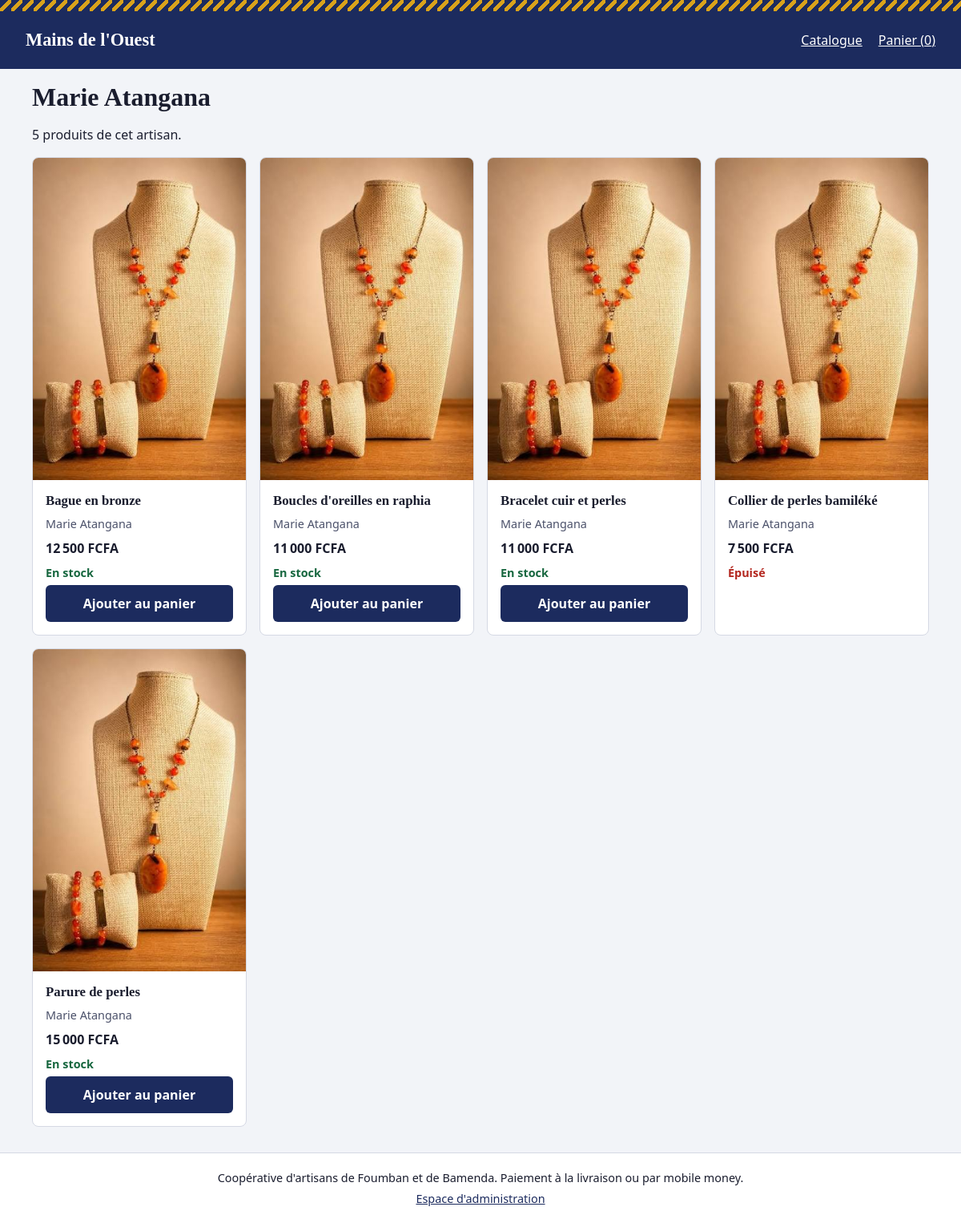
The page /artisan/Marie Atangana on the database its author committed.
### tables this page shows
CREATE TABLE produits (
    id           INTEGER PRIMARY KEY AUTOINCREMENT,
    nom          TEXT    NOT NULL,
    categorie_id INTEGER NOT NULL REFERENCES categories(id),
    description  TEXT    NOT NULL DEFAULT '',
    prix         INTEGER NOT NULL CHECK (prix > 0),
    stock        INTEGER NOT NULL DEFAULT 0 CHECK (stock >= 0),
    image        TEXT    NOT NULL DEFAULT 'img/defaut.jpg',
    artisan      TEXT    NOT NULL,
    actif        INTEGER NOT NULL DEFAULT 1 CHECK (actif IN (0, 1))
);

### app.py (the view)
@app.route("/artisan/<nom>")
def artisan(nom):
    produits = chercher_produits(artisan=nom)
    if not produits:
        abort(404)
    return render_template("artisan.html", nom=nom, produits=produits)

### app.py (called while the page is built)
def get_db():
    if "db" not in g:
        g.db = sqlite3.connect(CHEMIN_BASE)
        g.db.row_factory = sqlite3.Row
        g.db.execute("PRAGMA foreign_keys = ON")
    return g.db

@app.teardown_appcontext
def fermer_db(_erreur):
    db = g.pop("db", None)
    if db is not None:
        db.close()

@app.before_request
def verifier_csrf():
    if request.method == "POST":
        attendu = session.get("csrf", "")
        recu = request.form.get("csrf", "")
        if not attendu or not secrets.compare_digest(attendu, recu):
            abort(400)

@app.context_processor
def contexte_commun():
    if "csrf" not in session:
        session["csrf"] = secrets.token_hex(16)
    return {"csrf": session["csrf"], "admin_connecte": "admin_id" in session,
            "MODES_PAIEMENT": MODES_PAIEMENT, "SEUIL": SEUIL_ALERTE_STOCK}

@app.after_request
def en_tetes_securite(reponse):
    reponse.headers["X-Content-Type-Options"] = "nosniff"
    reponse.headers["Content-Security-Policy"] = (
        "default-src 'self'; img-src 'self' data:; frame-ancestors 'none'")
    return reponse

@app.template_filter("fcfa")
def filtre_fcfa(montant):
    return f"{int(montant):,}".replace(",", "\u202f") + "\u00a0FCFA"

def chercher_produits(categorie=None, recherche="", tri="nom", ids=None, artisan=None):
    sql = ("SELECT p.*, c.nom AS categorie FROM produits p "
           "JOIN categories c ON c.id = p.categorie_id WHERE p.actif = 1")
    params = []
    if categorie:
        sql += " AND p.categorie_id = ?"
        params.append(categorie)
    if recherche:
        sql += " AND (p.nom LIKE ? OR p.description LIKE ? OR p.artisan LIKE ?)"
        params += [f"%{recherche}%"] * 3
    if artisan:
        sql += " AND p.artisan = ?"
        params.append(artisan)
    if ids:
        sql += " AND p.id IN (%s)" % ",".join("?" * len(ids))  # seuls des « ? » sont insérés
        params += ids
    sql += " ORDER BY " + TRIS.get(tri, TRIS["nom"])
    return get_db().execute(sql, params).fetchall()

### templates/artisan.html (shortened to what this page needs)
{% extends "base.html" %}
{% block contenu %}
<h1>{{ nom }}</h1>
<p>{{ produits|length }} produit{{ 's' if produits|length > 1 }} de cet artisan.</p>
<div class="grille">
  {% for p in produits %}{% include "_carte_produit.html" %}{% endfor %}
</div>
{% endblock %}

### templates/_carte_produit.html
<article class="produit-carte">
  <a href="{{ url_for('produit', produit_id=p.id) }}">
    <img src="{{ url_for('static', filename=p.image) }}" alt="{{ p.nom }}, par {{ p.artisan }}" width="400" height="300" loading="lazy">
  </a>
  <div class="produit-infos">
    <h3><a href="{{ url_for('produit', produit_id=p.id) }}">{{ p.nom }}</a></h3>
    <p class="artisan">{{ p.artisan }}</p>
    <p class="prix">{{ p.prix|fcfa }}</p>
    {% if p.stock > 0 %}
    <p class="stock stock-ok">En stock</p>
    <button type="button" class="bouton" data-ajouter="{{ p.id }}" data-stock="{{ p.stock }}">Ajouter au panier</button>
    {% else %}
    <p class="stock stock-vide">Épuisé</p>
    {% endif %}
  </div>
</article>

### static/css/style.css (style rules this page uses)
:root { --indigo: #1c2b5e; --encre: #1a1d2e; --fond: #f2f4f8; --surface: #ffffff; --raphia: #d9a21b; --trait: #d5d9e4; --ok: #17673f; --alerte: #b3261e; --police-titre: "Palatino Linotype", Palatino, "Book Antiqua", Georgia, serif; --police-texte: system-ui, -apple-system, "Segoe UI", Roboto, sans-serif; }
*, *::before, *::after { box-sizing: border-box; }
body { margin: 0; font-family: var(--police-texte); color: var(--encre); background: var(--fond); line-height: 1.5; }
h1, h2, h3, .logo { font-family: var(--police-titre); line-height: 1.2; }
h1 { font-size: 1.6rem; margin: 1rem 0; }
h3 { font-size: 1.05rem; margin: .25rem 0; }
a { color: var(--indigo); }
img { max-width: 100%; height: auto; display: block; }
.bouton { display: inline-block; background: var(--indigo); color: #fff; border: 0; border-radius: 6px; padding: .7rem 1.1rem; font: inherit; font-weight: 600; cursor: pointer; text-decoration: none; min-height: 44px; }
.grille { display: grid; gap: 1rem; grid-template-columns: 1fr; }
.produit-carte { background: var(--surface); border: 1px solid var(--trait); border-radius: 8px; overflow: hidden; display: flex; flex-direction: column; }
.produit-infos { padding: .75rem 1rem 1rem; display: flex; flex-direction: column; gap: .25rem; flex: 1; }
.produit-infos .bouton { margin-top: auto; }
.produit-infos h3 a { text-decoration: none; color: var(--encre); }
.artisan { margin: 0; color: #4b516a; font-size: .9rem; }
.prix { font-weight: 700; margin: .25rem 0; }
.stock { margin: 0; font-weight: 600; font-size: .9rem; }
.stock-ok { color: var(--ok); }
.stock-vide { color: var(--alerte); }
@media (min-width: 40em) { h1 { font-size: 2rem; } }
@media (min-width: 40em) { .grille { grid-template-columns: repeat(2, 1fr); } }
@media (min-width: 64em) { .grille { grid-template-columns: repeat(4, 1fr); } }

### rows shown on the page
produits: image (picture), nom "Bague en bronze", artisan "Marie Atangana", prix|fcfa "12 500 FCFA"
produits: image (picture), nom "Boucles d'oreilles en raphia", artisan "Marie Atangana", prix|fcfa "11 000 FCFA"
produits: image (picture), nom "Bracelet cuir et perles", artisan "Marie Atangana", prix|fcfa "11 000 FCFA"
produits: image (picture), nom "Collier de perles bamiléké", artisan "Marie Atangana", prix|fcfa "7 500 FCFA", stock "Épuisé"
produits: image (picture), nom "Parure de perles", artisan "Marie Atangana", prix|fcfa "15 000 FCFA"

### other values the page prints
{{ nom }} "Marie Atangana"
{{ produits|length }} "5"
{{ 's' if produits|length > 1 }} "s"
